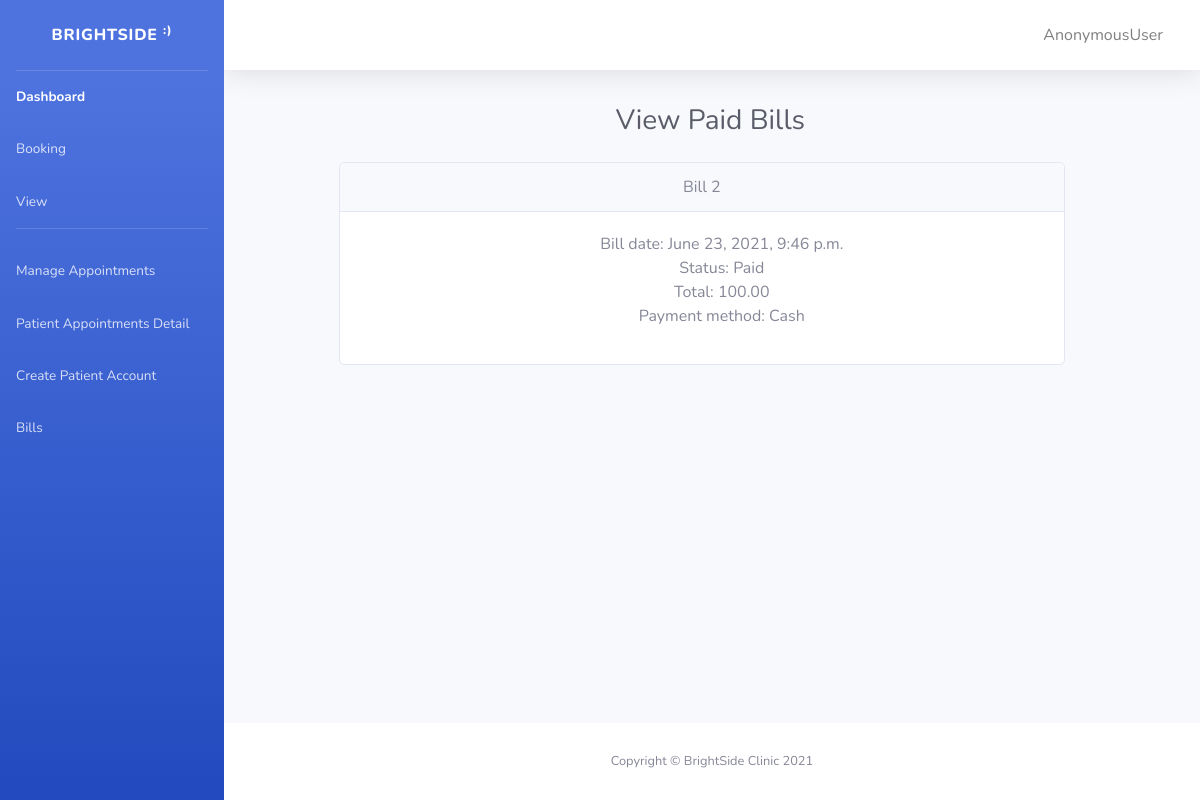
The page /brightside/paid_filter/ on the database its author committed.
### brightside/models.py (models this page shows)
class Bill(models.Model):
  payment_method = (
        (0, "VISA"),
        (1, "Master Card"),
        (2, "Cash"),
        (3, "Knet")
    )
  STATUS = (
        (0, "Paid"),
        (1, "Unpaid"),
    )
  bill_id = models.CharField(max_length=15, unique=True)
  bill_date = models.DateTimeField(null=True)
  bill_status = models.IntegerField(choices=STATUS, default=1)
  total_pay = models.DecimalField(max_digits=8, decimal_places=2)
  payment_method = models.IntegerField(choices=payment_method, default=0)
  appointment = models.OneToOneField(Appointment,
          on_delete = models.CASCADE)
  patient = models.ForeignKey('Patient', on_delete=models.CASCADE)

### brightside/views.py (the view)
# urls.py: path('paid_filter/', views.paid_filter, name='paid-filter'),
def paid_filter(request):
  data={}
  bill = Bill.objects.filter(bill_status=0)
  data['paid'] = bill
  return render(request, "paid.html", context=data)

### brightside/templates/paid.html (shortened to what this page needs)
{% load static %}
<!DOCTYPE html>
<html lang="en">
<head>
    <link rel="stylesheet" type="text/css" href="{% static '/css/all.min.css' %}">
    <link rel="stylesheet" type="text/css" href="{% static '/css/index.css' %}">
    </head>
    <body id="page-top">
    <div id="wrapper">
        <ul class="navbar-nav bg-gradient-primary sidebar sidebar-dark accordion" id="accordionSidebar">
            <a class="sidebar-brand d-flex align-items-center justify-content-center" href="{% url 'index' %}">
                <div class="sidebar-brand-text mx-3">BrightSide <sup>:)</sup></div>
            </a>
            <hr class="sidebar-divider my-0">
            <li class="nav-item active">
                <a class="nav-link" href="{% url 'index' %}">
                    <span>Dashboard</span></a>
            <li class="nav-item">
                <a class="nav-link" href="{% url 'admin-booking' %}">
                    <span>Booking</span></a>
<a class="nav-link" href="{% url 'all_appointments' %}">
                    <span>View</span></a>
            <hr class="sidebar-divider d-none d-md-block">
            <a class="nav-link" href="{% url 'manage' %}">
                    <span>Manage Appointments</span></a>
                    <a class="nav-link" href="{% url 'patient-detail' %}">
                    <span>Patient Appointments Detail</span></a>
                    <a class="nav-link" href="{% url 'create-patient' %}">
                    <span>Create Patient Account</span></a>
                    <a class="nav-link" href="{% url 'bill-detail' %}">
                    <span>Bills</span></a>
        </ul>
            <div id="content-wrapper" class="d-flex flex-column">
                <div id="content">
                                  <nav class="navbar navbar-expand navbar-light bg-white topbar mb-4 static-top shadow">
                        <ul class="navbar-nav ml-auto">
                        <li class="btn">
                <a class="nav-link" href="{% url 'account_logout' %}">
                    <span>{{ user }}</span></a>
            </li>
                        </ul>
                    </nav>
                <div class="container-fluid">
                    <div class="mymargin" >
                    <div class="d-sm-flex align-items-center justify-content-between mb-4">
                       <div class="myh1"> <h1 class="h3 mb-0 text-gray-800">View Paid Bills</h1></div>
                    </div>
                    <div class="row">
                    <div class="row">
<div class="mysize" >
                        <div class="col-lg-6">
{% for x in paid %}
                            <div class="card mb-4">
                                <div class="card-header">
                                    Bill {{x.id}}
                                </div>
                                <div class="card-body" >
<ul>
<li>Bill date: {{ x.bill_date }}</li>
<li>Status: {{ x.get_bill_status_display }}</li>
 <li>Total: {{ x.total_pay }}</li>
<li> Payment method: {{ x.get_payment_method_display }}</li>
</ul>
                                </div>
                            </div>
{% endfor %}
</div>
</div>
                            </div>
                        </div>
                    </div>
                </div>
            </div>
            <footer class="sticky-footer bg-white">
                <div class="container my-auto">
                    <div class="copyright text-center my-auto">
                        <span>Copyright &copy; BrightSide Clinic 2021</span>
                    </div>
                </div>
            </footer>
        </div>
    </div>
</body>
</html>

### brightside/templates/paid.html (style rules this page uses)
ul { list-style-type: none; }
.mymargin { margin: auto; width: 80%; padding: 10px; text-align: center; }
.myh1 { margin-left: 265px }
.mysize { width: 1500px; }

### rows shown on the page
Bill: id "2", bill_date "June 23, 2021, 9:46 p.m.", bill_status "Paid", total_pay "100.00", payment_method "Cash"

### other values the page prints
{{ user }} "AnonymousUser"
